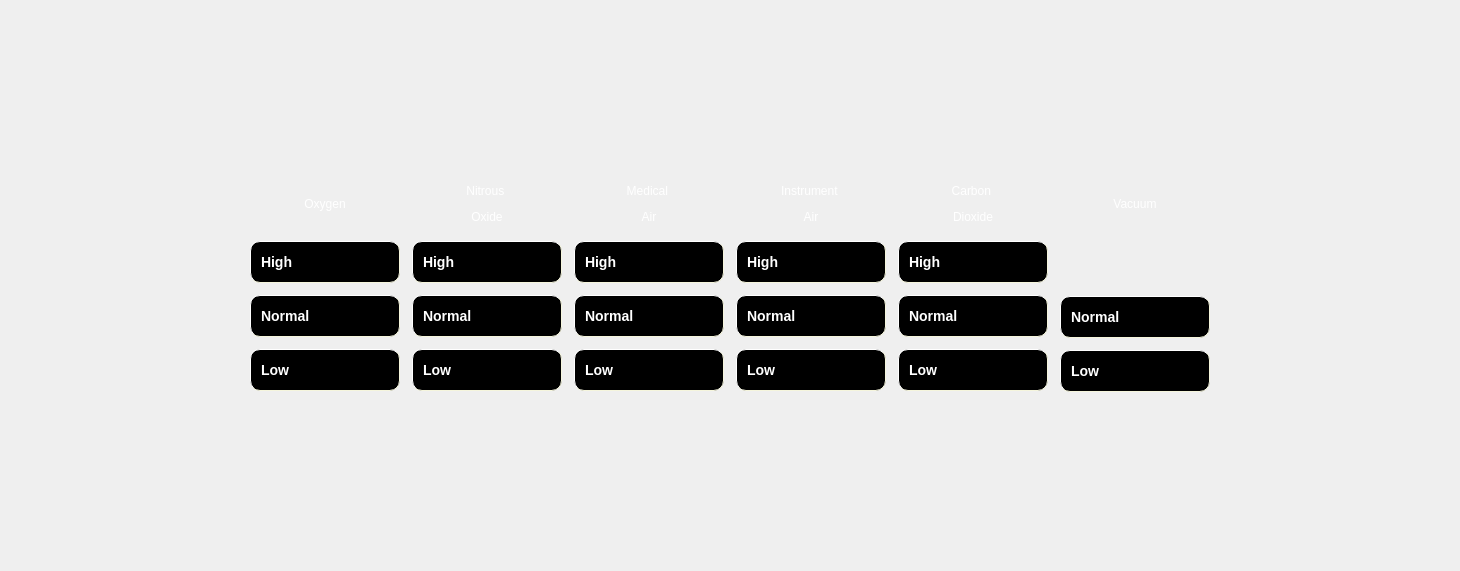
<?xml version="1.0" encoding="UTF-8"?>
<ui version="4.0">
 <class>Form</class>
 <widget class="QWidget" name="Form">
  <property name="geometry">
   <rect>
    <x>0</x>
    <y>0</y>
    <width>1460</width>
    <height>571</height>
   </rect>
  </property>
  <property name="windowTitle">
   <string>Form</string>
  </property>
  <layout class="QGridLayout" name="gridLayout_8">
   <item row="0" column="1">
    <spacer name="verticalSpacer_2">
     <property name="orientation">
      <enum>Qt::Vertical</enum>
     </property>
     <property name="sizeHint" stdset="0">
      <size>
       <width>20</width>
       <height>40</height>
      </size>
     </property>
    </spacer>
   </item>
   <item row="1" column="0">
    <spacer name="horizontalSpacer_7">
     <property name="orientation">
      <enum>Qt::Horizontal</enum>
     </property>
     <property name="sizeHint" stdset="0">
      <size>
       <width>204</width>
       <height>20</height>
      </size>
     </property>
    </spacer>
   </item>
   <item row="1" column="1" rowspan="2" colspan="2">
    <layout class="QGridLayout" name="gridLayout_7">
     <item row="0" column="8">
      <layout class="QGridLayout" name="gridLayout_5">
       <item row="0" column="0">
        <widget class="QLabel" name="gasLabel_5">
         <property name="minimumSize">
          <size>
           <width>150</width>
           <height>50</height>
          </size>
         </property>
         <property name="maximumSize">
          <size>
           <width>150</width>
           <height>50</height>
          </size>
         </property>
         <property name="styleSheet">
          <string notr="true">QLabel{
color:#FFFFFF;
}</string>
         </property>
         <property name="text">
          <string>&lt;html&gt;&lt;head/&gt;&lt;body&gt;&lt;p align=&quot;center&quot;&gt;Carbon &lt;/p&gt;&lt;p align=&quot;center&quot;&gt;Dioxide&lt;/p&gt;&lt;/body&gt;&lt;/html&gt;</string>
         </property>
         <property name="wordWrap">
          <bool>true</bool>
         </property>
        </widget>
       </item>
       <item row="1" column="0">
        <spacer name="verticalSpacer_19">
         <property name="orientation">
          <enum>Qt::Vertical</enum>
         </property>
         <property name="sizeType">
          <enum>QSizePolicy::Fixed</enum>
         </property>
         <property name="sizeHint" stdset="0">
          <size>
           <width>20</width>
           <height>6</height>
          </size>
         </property>
        </spacer>
       </item>
       <item row="2" column="0">
        <layout class="QVBoxLayout" name="verticalLayout_3">
         <item>
          <widget class="QLabel" name="gasLabel_5_high">
           <property name="minimumSize">
            <size>
             <width>86</width>
             <height>42</height>
            </size>
           </property>
           <property name="maximumSize">
            <size>
             <width>150</width>
             <height>42</height>
            </size>
           </property>
           <property name="styleSheet">
            <string notr="true">QLabel { 
    text-align: center;
    border-style: outset;
    border-width: 1px;
    border-radius: 10px;
    border-color: beige;
    font: bold 14px;
    min-width: 4em;
    padding: 6px;
    color:#FFFFFF;
   background-color:#000000;
}</string>
           </property>
           <property name="text">
            <string>High</string>
           </property>
          </widget>
         </item>
         <item>
          <spacer name="verticalSpacer_11">
           <property name="orientation">
            <enum>Qt::Vertical</enum>
           </property>
           <property name="sizeType">
            <enum>QSizePolicy::Fixed</enum>
           </property>
           <property name="sizeHint" stdset="0">
            <size>
             <width>20</width>
             <height>6</height>
            </size>
           </property>
          </spacer>
         </item>
         <item>
          <widget class="QLabel" name="gasLabel_5_normal">
           <property name="minimumSize">
            <size>
             <width>86</width>
             <height>42</height>
            </size>
           </property>
           <property name="maximumSize">
            <size>
             <width>150</width>
             <height>42</height>
            </size>
           </property>
           <property name="styleSheet">
            <string notr="true">QLabel { 
    text-align: center;
    border-style: outset;
    border-width: 1px;
    border-radius: 10px;
    border-color: beige;
    font: bold 14px;
    min-width: 4em;
    padding: 6px;
    color:#FFFFFF;
   background-color:#000000;
}</string>
           </property>
           <property name="text">
            <string>Normal</string>
           </property>
          </widget>
         </item>
         <item>
          <spacer name="verticalSpacer_12">
           <property name="orientation">
            <enum>Qt::Vertical</enum>
           </property>
           <property name="sizeType">
            <enum>QSizePolicy::Fixed</enum>
           </property>
           <property name="sizeHint" stdset="0">
            <size>
             <width>20</width>
             <height>6</height>
            </size>
           </property>
          </spacer>
         </item>
         <item>
          <widget class="QLabel" name="gasLabel_5_low">
           <property name="minimumSize">
            <size>
             <width>86</width>
             <height>42</height>
            </size>
           </property>
           <property name="maximumSize">
            <size>
             <width>150</width>
             <height>42</height>
            </size>
           </property>
           <property name="styleSheet">
            <string notr="true">QLabel { 
    text-align: center;
    border-style: outset;
    border-width: 1px;
    border-radius: 10px;
    border-color: beige;
    font: bold 14px;
    min-width: 4em;
    padding: 6px;
    color:#FFFFFF;
   background-color:#000000;
}</string>
           </property>
           <property name="text">
            <string>Low</string>
           </property>
          </widget>
         </item>
        </layout>
       </item>
      </layout>
     </item>
     <item row="0" column="10">
      <layout class="QGridLayout" name="gridLayout_6">
       <item row="0" column="0">
        <widget class="QLabel" name="gasLabel_6">
         <property name="minimumSize">
          <size>
           <width>150</width>
           <height>50</height>
          </size>
         </property>
         <property name="maximumSize">
          <size>
           <width>150</width>
           <height>50</height>
          </size>
         </property>
         <property name="styleSheet">
          <string notr="true">QLabel{
color:#FFFFFF;
}</string>
         </property>
         <property name="text">
          <string>&lt;html&gt;&lt;head/&gt;&lt;body&gt;&lt;p align=&quot;center&quot;&gt;Vacuum&lt;/p&gt;&lt;/body&gt;&lt;/html&gt;</string>
         </property>
         <property name="wordWrap">
          <bool>true</bool>
         </property>
        </widget>
       </item>
       <item row="1" column="0">
        <spacer name="verticalSpacer_20">
         <property name="orientation">
          <enum>Qt::Vertical</enum>
         </property>
         <property name="sizeType">
          <enum>QSizePolicy::Fixed</enum>
         </property>
         <property name="sizeHint" stdset="0">
          <size>
           <width>26</width>
           <height>6</height>
          </size>
         </property>
        </spacer>
       </item>
       <item row="2" column="0">
        <layout class="QVBoxLayout" name="verticalLayout_4">
         <item>
          <spacer name="verticalSpacer_13">
           <property name="orientation">
            <enum>Qt::Vertical</enum>
           </property>
           <property name="sizeType">
            <enum>QSizePolicy::Fixed</enum>
           </property>
           <property name="sizeHint" stdset="0">
            <size>
             <width>20</width>
             <height>55</height>
            </size>
           </property>
          </spacer>
         </item>
         <item>
          <widget class="QLabel" name="gasLabel_6_normal">
           <property name="minimumSize">
            <size>
             <width>86</width>
             <height>42</height>
            </size>
           </property>
           <property name="maximumSize">
            <size>
             <width>150</width>
             <height>42</height>
            </size>
           </property>
           <property name="styleSheet">
            <string notr="true">QLabel { 
    text-align: center;
    border-style: outset;
    border-width: 1px;
    border-radius: 10px;
    border-color: beige;
    font: bold 14px;
    min-width: 4em;
    padding: 6px;
    color:#FFFFFF;
   background-color:#000000;
}</string>
           </property>
           <property name="text">
            <string>Normal</string>
           </property>
          </widget>
         </item>
         <item>
          <spacer name="verticalSpacer_14">
           <property name="orientation">
            <enum>Qt::Vertical</enum>
           </property>
           <property name="sizeType">
            <enum>QSizePolicy::Fixed</enum>
           </property>
           <property name="sizeHint" stdset="0">
            <size>
             <width>20</width>
             <height>6</height>
            </size>
           </property>
          </spacer>
         </item>
         <item>
          <widget class="QLabel" name="gasLabel_6_low">
           <property name="minimumSize">
            <size>
             <width>86</width>
             <height>42</height>
            </size>
           </property>
           <property name="maximumSize">
            <size>
             <width>150</width>
             <height>42</height>
            </size>
           </property>
           <property name="styleSheet">
            <string notr="true">QLabel { 
    text-align: center;
    border-style: outset;
    border-width: 1px;
    border-radius: 10px;
    border-color: beige;
    font: bold 14px;
    min-width: 4em;
    padding: 6px;
    color:#FFFFFF;
   background-color:#000000;
}</string>
           </property>
           <property name="text">
            <string>Low</string>
           </property>
          </widget>
         </item>
        </layout>
       </item>
      </layout>
     </item>
     <item row="0" column="2">
      <layout class="QGridLayout" name="gridLayout">
       <item row="2" column="0">
        <layout class="QVBoxLayout" name="verticalLayout_6">
         <item>
          <widget class="QLabel" name="gasLabel_2_high">
           <property name="minimumSize">
            <size>
             <width>86</width>
             <height>42</height>
            </size>
           </property>
           <property name="maximumSize">
            <size>
             <width>150</width>
             <height>42</height>
            </size>
           </property>
           <property name="styleSheet">
            <string notr="true">QLabel { 
    text-align: center;
    border-style: outset;
    border-width: 1px;
    border-radius: 10px;
    border-color: beige;
    font: bold 14px;
    min-width: 4em;
    padding: 6px;
    color:#FFFFFF;
   background-color:#000000;
}</string>
           </property>
           <property name="text">
            <string>High</string>
           </property>
          </widget>
         </item>
         <item>
          <spacer name="verticalSpacer_5">
           <property name="orientation">
            <enum>Qt::Vertical</enum>
           </property>
           <property name="sizeType">
            <enum>QSizePolicy::Fixed</enum>
           </property>
           <property name="sizeHint" stdset="0">
            <size>
             <width>20</width>
             <height>6</height>
            </size>
           </property>
          </spacer>
         </item>
         <item>
          <widget class="QLabel" name="gasLabel_2_normal">
           <property name="minimumSize">
            <size>
             <width>86</width>
             <height>42</height>
            </size>
           </property>
           <property name="maximumSize">
            <size>
             <width>150</width>
             <height>42</height>
            </size>
           </property>
           <property name="styleSheet">
            <string notr="true">QLabel { 
    text-align: center;
    border-style: outset;
    border-width: 1px;
    border-radius: 10px;
    border-color: beige;
    font: bold 14px;
    min-width: 4em;
    padding: 6px;
    color:#FFFFFF;
   background-color:#000000;
}</string>
           </property>
           <property name="text">
            <string>Normal</string>
           </property>
          </widget>
         </item>
         <item>
          <spacer name="verticalSpacer_6">
           <property name="orientation">
            <enum>Qt::Vertical</enum>
           </property>
           <property name="sizeType">
            <enum>QSizePolicy::Fixed</enum>
           </property>
           <property name="sizeHint" stdset="0">
            <size>
             <width>20</width>
             <height>6</height>
            </size>
           </property>
          </spacer>
         </item>
         <item>
          <widget class="QLabel" name="gasLabel_2_low">
           <property name="minimumSize">
            <size>
             <width>86</width>
             <height>42</height>
            </size>
           </property>
           <property name="maximumSize">
            <size>
             <width>150</width>
             <height>42</height>
            </size>
           </property>
           <property name="styleSheet">
            <string notr="true">QLabel { 
    text-align: center;
    border-style: outset;
    border-width: 1px;
    border-radius: 10px;
    border-color: beige;
    font: bold 14px;
    min-width: 4em;
    padding: 6px;
    color:#FFFFFF;
   background-color:#000000;
}</string>
           </property>
           <property name="text">
            <string>Low</string>
           </property>
          </widget>
         </item>
        </layout>
       </item>
       <item row="0" column="0">
        <widget class="QLabel" name="gasLabel_2">
         <property name="minimumSize">
          <size>
           <width>150</width>
           <height>50</height>
          </size>
         </property>
         <property name="maximumSize">
          <size>
           <width>150</width>
           <height>50</height>
          </size>
         </property>
         <property name="styleSheet">
          <string notr="true">QLabel{
color:#FFFFFF;
}</string>
         </property>
         <property name="text">
          <string>&lt;html&gt;&lt;head/&gt;&lt;body&gt;&lt;p align=&quot;center&quot;&gt;Nitrous &lt;/p&gt;&lt;p align=&quot;center&quot;&gt;Oxide&lt;/p&gt;&lt;/body&gt;&lt;/html&gt;</string>
         </property>
         <property name="wordWrap">
          <bool>false</bool>
         </property>
        </widget>
       </item>
       <item row="1" column="0">
        <spacer name="verticalSpacer_16">
         <property name="orientation">
          <enum>Qt::Vertical</enum>
         </property>
         <property name="sizeType">
          <enum>QSizePolicy::Fixed</enum>
         </property>
         <property name="sizeHint" stdset="0">
          <size>
           <width>20</width>
           <height>6</height>
          </size>
         </property>
        </spacer>
       </item>
      </layout>
     </item>
     <item row="0" column="1">
      <spacer name="horizontalSpacer_5">
       <property name="orientation">
        <enum>Qt::Horizontal</enum>
       </property>
       <property name="sizeType">
        <enum>QSizePolicy::Fixed</enum>
       </property>
       <property name="sizeHint" stdset="0">
        <size>
         <width>6</width>
         <height>20</height>
        </size>
       </property>
      </spacer>
     </item>
     <item row="0" column="0">
      <layout class="QGridLayout" name="gridLayout_2">
       <item row="2" column="0">
        <layout class="QVBoxLayout" name="verticalLayout_12">
         <item>
          <widget class="QLabel" name="gasLabel_1_high">
           <property name="minimumSize">
            <size>
             <width>86</width>
             <height>42</height>
            </size>
           </property>
           <property name="maximumSize">
            <size>
             <width>150</width>
             <height>42</height>
            </size>
           </property>
           <property name="sizeIncrement">
            <size>
             <width>51</width>
             <height>0</height>
            </size>
           </property>
           <property name="styleSheet">
            <string notr="true">QLabel { 
    text-align: center;
    border-style: outset;
    border-width: 1px;
    border-radius: 10px;
    border-color: beige;
    font: bold 14px;
    min-width: 4em;
    padding: 6px;
    color:#FFFFFF;
   background-color:#000000;
}</string>
           </property>
           <property name="text">
            <string>High</string>
           </property>
          </widget>
         </item>
         <item>
          <spacer name="verticalSpacer_3">
           <property name="orientation">
            <enum>Qt::Vertical</enum>
           </property>
           <property name="sizeType">
            <enum>QSizePolicy::Fixed</enum>
           </property>
           <property name="sizeHint" stdset="0">
            <size>
             <width>20</width>
             <height>6</height>
            </size>
           </property>
          </spacer>
         </item>
         <item>
          <widget class="QLabel" name="gasLabel_1_normal">
           <property name="minimumSize">
            <size>
             <width>86</width>
             <height>42</height>
            </size>
           </property>
           <property name="maximumSize">
            <size>
             <width>150</width>
             <height>42</height>
            </size>
           </property>
           <property name="sizeIncrement">
            <size>
             <width>51</width>
             <height>0</height>
            </size>
           </property>
           <property name="styleSheet">
            <string notr="true">QLabel { 
    text-align: center;
    border-style: outset;
    border-width: 1px;
    border-radius: 10px;
    border-color: beige;
    font: bold 14px;
    min-width: 4em;
    padding: 6px;
    color:#FFFFFF;
   background-color:#000000;
}</string>
           </property>
           <property name="text">
            <string>Normal</string>
           </property>
          </widget>
         </item>
         <item>
          <spacer name="verticalSpacer_4">
           <property name="orientation">
            <enum>Qt::Vertical</enum>
           </property>
           <property name="sizeType">
            <enum>QSizePolicy::Fixed</enum>
           </property>
           <property name="sizeHint" stdset="0">
            <size>
             <width>20</width>
             <height>6</height>
            </size>
           </property>
          </spacer>
         </item>
         <item>
          <widget class="QLabel" name="gasLabel_1_low">
           <property name="minimumSize">
            <size>
             <width>86</width>
             <height>42</height>
            </size>
           </property>
           <property name="maximumSize">
            <size>
             <width>150</width>
             <height>42</height>
            </size>
           </property>
           <property name="sizeIncrement">
            <size>
             <width>51</width>
             <height>0</height>
            </size>
           </property>
           <property name="styleSheet">
            <string notr="true">QLabel { 
    text-align: center;
    border-style: outset;
    border-width: 1px;
    border-radius: 10px;
    border-color: beige;
    font: bold 14px;
    min-width: 4em;
    padding: 6px;
    color:#FFFFFF;
   background-color:#000000;
}</string>
           </property>
           <property name="text">
            <string>Low</string>
           </property>
          </widget>
         </item>
        </layout>
       </item>
       <item row="0" column="0">
        <widget class="QLabel" name="gasLabel_1">
         <property name="minimumSize">
          <size>
           <width>150</width>
           <height>50</height>
          </size>
         </property>
         <property name="maximumSize">
          <size>
           <width>150</width>
           <height>50</height>
          </size>
         </property>
         <property name="styleSheet">
          <string notr="true">QLabel{
color:#FFFFFF;
}</string>
         </property>
         <property name="text">
          <string>&lt;html&gt;&lt;head/&gt;&lt;body&gt;&lt;p align=&quot;center&quot;&gt;Oxygen&lt;/p&gt;&lt;/body&gt;&lt;/html&gt;</string>
         </property>
         <property name="wordWrap">
          <bool>true</bool>
         </property>
        </widget>
       </item>
       <item row="1" column="0">
        <spacer name="verticalSpacer_15">
         <property name="orientation">
          <enum>Qt::Vertical</enum>
         </property>
         <property name="sizeType">
          <enum>QSizePolicy::Fixed</enum>
         </property>
         <property name="sizeHint" stdset="0">
          <size>
           <width>20</width>
           <height>6</height>
          </size>
         </property>
        </spacer>
       </item>
      </layout>
     </item>
     <item row="0" column="3">
      <spacer name="horizontalSpacer">
       <property name="orientation">
        <enum>Qt::Horizontal</enum>
       </property>
       <property name="sizeType">
        <enum>QSizePolicy::Fixed</enum>
       </property>
       <property name="sizeHint" stdset="0">
        <size>
         <width>6</width>
         <height>20</height>
        </size>
       </property>
      </spacer>
     </item>
     <item row="0" column="4">
      <layout class="QGridLayout" name="gridLayout_3">
       <item row="1" column="0">
        <spacer name="verticalSpacer_17">
         <property name="orientation">
          <enum>Qt::Vertical</enum>
         </property>
         <property name="sizeType">
          <enum>QSizePolicy::Fixed</enum>
         </property>
         <property name="sizeHint" stdset="0">
          <size>
           <width>20</width>
           <height>6</height>
          </size>
         </property>
        </spacer>
       </item>
       <item row="2" column="0">
        <layout class="QVBoxLayout" name="verticalLayout">
         <item>
          <widget class="QLabel" name="gasLabel_3_high">
           <property name="minimumSize">
            <size>
             <width>86</width>
             <height>42</height>
            </size>
           </property>
           <property name="maximumSize">
            <size>
             <width>150</width>
             <height>42</height>
            </size>
           </property>
           <property name="styleSheet">
            <string notr="true">QLabel { 
    text-align: center;
    border-style: outset;
    border-width: 1px;
    border-radius: 10px;
    border-color: beige;
    font: bold 14px;
    min-width: 4em;
    padding: 6px;
    color:#FFFFFF;
   background-color:#000000;
}</string>
           </property>
           <property name="text">
            <string>High</string>
           </property>
          </widget>
         </item>
         <item>
          <spacer name="verticalSpacer_7">
           <property name="orientation">
            <enum>Qt::Vertical</enum>
           </property>
           <property name="sizeType">
            <enum>QSizePolicy::Fixed</enum>
           </property>
           <property name="sizeHint" stdset="0">
            <size>
             <width>20</width>
             <height>6</height>
            </size>
           </property>
          </spacer>
         </item>
         <item>
          <widget class="QLabel" name="gasLabel_3_normal">
           <property name="minimumSize">
            <size>
             <width>86</width>
             <height>42</height>
            </size>
           </property>
           <property name="maximumSize">
            <size>
             <width>150</width>
             <height>42</height>
            </size>
           </property>
           <property name="styleSheet">
            <string notr="true">QLabel { 
    text-align: center;
    border-style: outset;
    border-width: 1px;
    border-radius: 10px;
    border-color: beige;
    font: bold 14px;
    min-width: 4em;
    padding: 6px;
    color:#FFFFFF;
   background-color:#000000;
}</string>
           </property>
           <property name="text">
            <string>Normal</string>
           </property>
          </widget>
         </item>
         <item>
          <spacer name="verticalSpacer_8">
           <property name="orientation">
            <enum>Qt::Vertical</enum>
           </property>
           <property name="sizeType">
            <enum>QSizePolicy::Fixed</enum>
           </property>
           <property name="sizeHint" stdset="0">
            <size>
             <width>20</width>
             <height>6</height>
            </size>
           </property>
          </spacer>
         </item>
         <item>
          <widget class="QLabel" name="gasLabel_3_low">
           <property name="minimumSize">
            <size>
             <width>86</width>
             <height>42</height>
            </size>
           </property>
           <property name="maximumSize">
            <size>
             <width>150</width>
             <height>42</height>
            </size>
           </property>
           <property name="sizeIncrement">
            <size>
             <width>51</width>
             <height>0</height>
            </size>
           </property>
           <property name="styleSheet">
            <string notr="true">QLabel { 
    text-align: center;
    border-style: outset;
    border-width: 1px;
    border-radius: 10px;
    border-color: beige;
    font: bold 14px;
    min-width: 4em;
    padding: 6px;
    color:#FFFFFF;
   background-color:#000000;
}</string>
           </property>
           <property name="text">
            <string>Low</string>
           </property>
          </widget>
         </item>
        </layout>
       </item>
       <item row="0" column="0">
        <widget class="QLabel" name="gasLabel_3">
         <property name="minimumSize">
          <size>
           <width>150</width>
           <height>50</height>
          </size>
         </property>
         <property name="maximumSize">
          <size>
           <width>150</width>
           <height>50</height>
          </size>
         </property>
         <property name="styleSheet">
          <string notr="true">QLabel{
color:#FFFFFF;
}</string>
         </property>
         <property name="text">
          <string>&lt;html&gt;&lt;head/&gt;&lt;body&gt;&lt;p align=&quot;center&quot;&gt;Medical &lt;/p&gt;&lt;p align=&quot;center&quot;&gt;Air&lt;/p&gt;&lt;/body&gt;&lt;/html&gt;</string>
         </property>
         <property name="wordWrap">
          <bool>true</bool>
         </property>
        </widget>
       </item>
      </layout>
     </item>
     <item row="0" column="9">
      <spacer name="horizontalSpacer_4">
       <property name="orientation">
        <enum>Qt::Horizontal</enum>
       </property>
       <property name="sizeType">
        <enum>QSizePolicy::Fixed</enum>
       </property>
       <property name="sizeHint" stdset="0">
        <size>
         <width>6</width>
         <height>20</height>
        </size>
       </property>
      </spacer>
     </item>
     <item row="0" column="5">
      <spacer name="horizontalSpacer_2">
       <property name="orientation">
        <enum>Qt::Horizontal</enum>
       </property>
       <property name="sizeType">
        <enum>QSizePolicy::Fixed</enum>
       </property>
       <property name="sizeHint" stdset="0">
        <size>
         <width>6</width>
         <height>20</height>
        </size>
       </property>
      </spacer>
     </item>
     <item row="0" column="7">
      <spacer name="horizontalSpacer_3">
       <property name="orientation">
        <enum>Qt::Horizontal</enum>
       </property>
       <property name="sizeType">
        <enum>QSizePolicy::Fixed</enum>
       </property>
       <property name="sizeHint" stdset="0">
        <size>
         <width>6</width>
         <height>20</height>
        </size>
       </property>
      </spacer>
     </item>
     <item row="0" column="6">
      <layout class="QGridLayout" name="gridLayout_4">
       <item row="0" column="0">
        <widget class="QLabel" name="gasLabel_4">
         <property name="minimumSize">
          <size>
           <width>150</width>
           <height>50</height>
          </size>
         </property>
         <property name="maximumSize">
          <size>
           <width>150</width>
           <height>50</height>
          </size>
         </property>
         <property name="styleSheet">
          <string notr="true">QLabel{
color:#FFFFFF;
}</string>
         </property>
         <property name="text">
          <string>&lt;html&gt;&lt;head/&gt;&lt;body&gt;&lt;p align=&quot;center&quot;&gt;Instrument &lt;/p&gt;&lt;p align=&quot;center&quot;&gt;Air&lt;/p&gt;&lt;/body&gt;&lt;/html&gt;</string>
         </property>
         <property name="wordWrap">
          <bool>true</bool>
         </property>
        </widget>
       </item>
       <item row="1" column="0">
        <spacer name="verticalSpacer_18">
         <property name="orientation">
          <enum>Qt::Vertical</enum>
         </property>
         <property name="sizeType">
          <enum>QSizePolicy::Fixed</enum>
         </property>
         <property name="sizeHint" stdset="0">
          <size>
           <width>20</width>
           <height>6</height>
          </size>
         </property>
        </spacer>
       </item>
       <item row="2" column="0">
        <layout class="QVBoxLayout" name="verticalLayout_2">
         <item>
          <widget class="QLabel" name="gasLabel_4_high">
           <property name="minimumSize">
            <size>
             <width>86</width>
             <height>42</height>
            </size>
           </property>
           <property name="maximumSize">
            <size>
             <width>150</width>
             <height>42</height>
            </size>
           </property>
           <property name="styleSheet">
            <string notr="true">QLabel { 
    text-align: center;
    border-style: outset;
    border-width: 1px;
    border-radius: 10px;
    border-color: beige;
    font: bold 14px;
    min-width: 4em;
    padding: 6px;
    color:#FFFFFF;
   background-color:#000000;
}</string>
           </property>
           <property name="text">
            <string>High</string>
           </property>
          </widget>
         </item>
         <item>
          <spacer name="verticalSpacer_9">
           <property name="orientation">
            <enum>Qt::Vertical</enum>
           </property>
           <property name="sizeType">
            <enum>QSizePolicy::Fixed</enum>
           </property>
           <property name="sizeHint" stdset="0">
            <size>
             <width>20</width>
             <height>6</height>
            </size>
           </property>
          </spacer>
         </item>
         <item>
          <widget class="QLabel" name="gasLabel_4_normal">
           <property name="minimumSize">
            <size>
             <width>86</width>
             <height>42</height>
            </size>
           </property>
           <property name="maximumSize">
            <size>
             <width>150</width>
             <height>42</height>
            </size>
           </property>
           <property name="styleSheet">
            <string notr="true">QLabel { 
    text-align: center;
    border-style: outset;
    border-width: 1px;
    border-radius: 10px;
    border-color: beige;
    font: bold 14px;
    min-width: 4em;
    padding: 6px;
    color:#FFFFFF;
   background-color:#000000;
}</string>
           </property>
           <property name="text">
            <string>Normal</string>
           </property>
          </widget>
         </item>
         <item>
          <spacer name="verticalSpacer_10">
           <property name="orientation">
            <enum>Qt::Vertical</enum>
           </property>
           <property name="sizeType">
            <enum>QSizePolicy::Fixed</enum>
           </property>
           <property name="sizeHint" stdset="0">
            <size>
             <width>20</width>
             <height>6</height>
            </size>
           </property>
          </spacer>
         </item>
         <item>
          <widget class="QLabel" name="gasLabel_4_low">
           <property name="minimumSize">
            <size>
             <width>86</width>
             <height>42</height>
            </size>
           </property>
           <property name="maximumSize">
            <size>
             <width>150</width>
             <height>42</height>
            </size>
           </property>
           <property name="styleSheet">
            <string notr="true">QLabel { 
    text-align: center;
    border-style: outset;
    border-width: 1px;
    border-radius: 10px;
    border-color: beige;
    font: bold 14px;
    min-width: 4em;
    padding: 6px;
    color:#FFFFFF;
   background-color:#000000;
}</string>
           </property>
           <property name="text">
            <string>Low</string>
           </property>
          </widget>
         </item>
        </layout>
       </item>
      </layout>
     </item>
    </layout>
   </item>
   <item row="2" column="3">
    <spacer name="horizontalSpacer_6">
     <property name="orientation">
      <enum>Qt::Horizontal</enum>
     </property>
     <property name="sizeHint" stdset="0">
      <size>
       <width>204</width>
       <height>20</height>
      </size>
     </property>
    </spacer>
   </item>
   <item row="3" column="2">
    <spacer name="verticalSpacer">
     <property name="orientation">
      <enum>Qt::Vertical</enum>
     </property>
     <property name="sizeHint" stdset="0">
      <size>
       <width>20</width>
       <height>40</height>
      </size>
     </property>
    </spacer>
   </item>
  </layout>
 </widget>
 <resources/>
 <connections/>
</ui>
